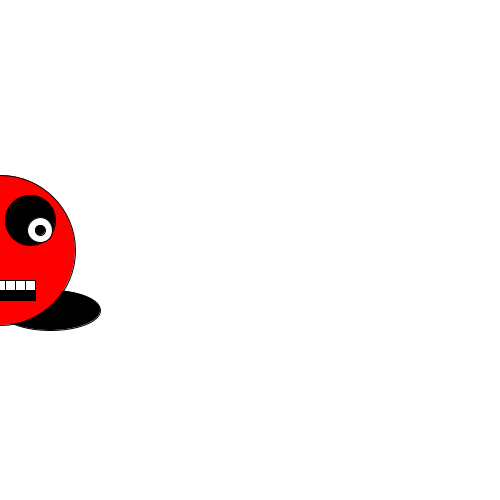
Frame 1 (no input)
Frame 60 (the mouse pressed at the canvas centre just before this capture): identical to frame 1, image omitted
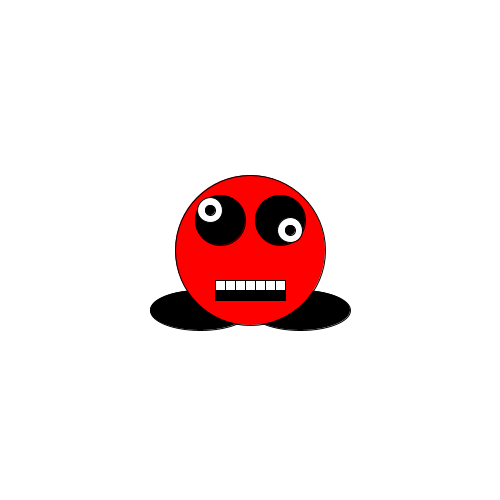
Frame 120 (the mouse held since frame 60 and released just before this capture)

The Processing sketch that drew these frames (run headless with seeded random() and noise(); from frame 60 on, the mouse is pressed at the canvas centre):

// Processing sketch: processing_129276
// ── processing_129276.pde

monster monster1;

void setup() {
size(500,500);
}

void draw() {
background(255,255,255); 
monster1 = new monster(250);
monster1.teken();
}

class monster{
int monsterY;
monster (int tempy){
monsterY = tempy;}


void teken(){
stroke(0);
fill(255,0,0);
ellipseMode(CENTER);
fill(0);
ellipse(mouseX-50,monsterY+60,100,40);
ellipse(mouseX+50,monsterY+60,100,40);
fill(255,0,0); 
ellipse(mouseX,monsterY,150,150);
fill(0);
ellipse(mouseX-30,monsterY-30,50,50);
ellipse(mouseX+30,monsterY-30,50,50);
fill(255);
ellipse(mouseX-40,monsterY-40,25,25);
ellipse(mouseX+40,monsterY-20,25,25);
fill(0);
ellipse(mouseX-40,monsterY-40,10,10);
ellipse(mouseX+40,monsterY-20,10,10);
fill(0);
rect(mouseX-35,monsterY+30,70,20);
fill(255);
for(int i = 0; i < 65; i = i + 10){
  rect(i + mouseX-35,monsterY+30,10,10); } } }





//referentiepunt 250
